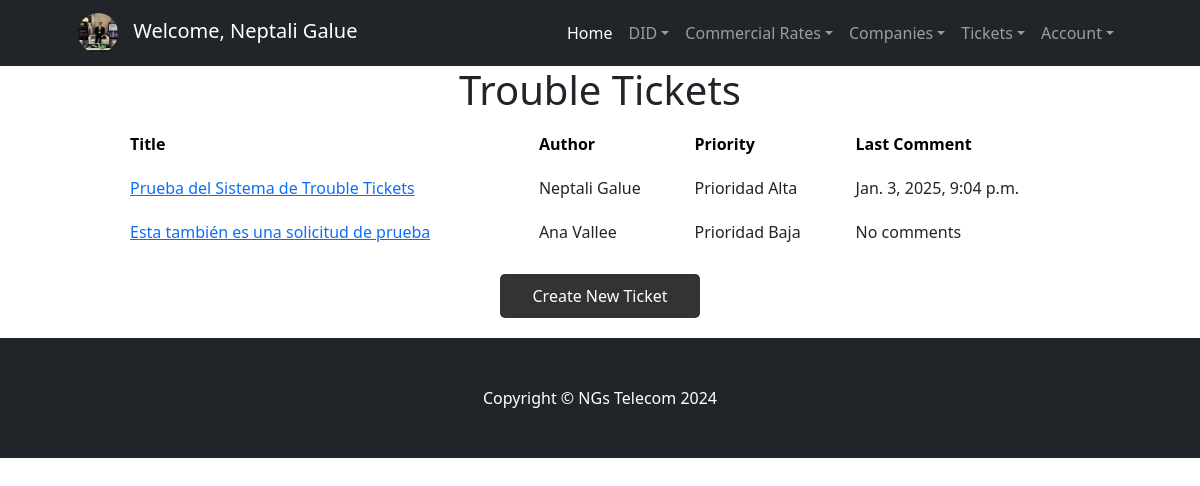
The app's page /DIDs/Tickets/ (signed in) with its own data.
### accounts/models.py (models this page shows, shortened)
class CustomUser(AbstractUser):
    email = models.EmailField(unique=True)
    is_technical = models.BooleanField(default=False)
    is_commercial = models.BooleanField(default=False)
    avatar = models.ImageField(upload_to='avatars/', null=True, blank=True)  # Nuevo campo para el avatar
    USERNAME_FIELD = 'username'
    REQUIRED_FIELDS = ['email', 'first_name', 'last_name']

### DIDs/models.py (models this page shows, shortened)
class TroubleTicket(models.Model):
    title = models.CharField(max_length=100)
    subtitle = models.CharField(max_length=255)
    content = models.TextField()
    created_at = models.DateTimeField(auto_now_add=True)
    author = models.ForeignKey(User, on_delete=models.CASCADE)

class Comment(models.Model):
    ticket = models.ForeignKey(TroubleTicket, related_name='comments', on_delete=models.CASCADE)
    author = models.ForeignKey(User, on_delete=models.CASCADE)
    content = models.TextField()
    created_at = models.DateTimeField(auto_now_add=True)

### DIDs/views.py (the view)
# urls.py: path('Tickets/', TicketListView.as_view(), name='ticket_list'),
@method_decorator(login_required, name='dispatch')
@method_decorator(technical_or_commercial_or_superuser_required, name='dispatch')
class TicketListView(ListView):
    model = TroubleTicket
    template_name = 'dids/TicketList.html'
    context_object_name = 'tickets'
    def get_context_data(self, **kwargs):
        context = super().get_context_data(**kwargs)
        tickets_with_last_comment = []
        for ticket in TroubleTicket.objects.all():
            last_comment = ticket.comments.order_by('-created_at').first()
            tickets_with_last_comment.append({
                'ticket': ticket,
                'last_comment': last_comment
            })
        context['tickets_with_last_comment'] = tickets_with_last_comment
        return context

### DIDs/templates/dids/TicketList.html (shortened to what this page needs)
<!DOCTYPE html>
<html lang="en">
<head>
</head>
<body>
    {% extends "dids/inicio.html" %} {% load static %}
    {% block contenidoQueCambia %}
    <h1>Trouble Tickets</h1>
    <table>
        <thead>
            <tr>
                <th>Title</th>
                <th>Author</th>
                <th>Priority</th>
                <th>Last Comment</th>
            </tr>
        </thead>
        <tbody>
            {% for item in tickets_with_last_comment %}
                <tr>
                    <td><a href="{% url 'ticket_detail' item.ticket.pk %}">{{ item.ticket.title }}</a></td>
                    <td>{{ item.ticket.author.first_name }} {{ item.ticket.author.last_name }}</td>
                    <td>{{ item.ticket.subtitle }}</td>
                    <td>{% if item.last_comment %}{{ item.last_comment.created_at }}{% else %}No comments{% endif %}</td>
                </tr>
            {% endfor %}
        </tbody>
    </table>
    <a href="{% url 'ticket_create' %}" class="create-ticket-button">Create New Ticket</a>
    {% endblock %}

### DIDs/templates/dids/inicio.html (shortened to what this page needs)
{% load static %}
<!DOCTYPE html>
<html lang="en">
<head>
    <link href="https://cdn.jsdelivr.net/npm/bootstrap-icons@1.4.1/font/bootstrap-icons.css" rel="stylesheet" />
    <link href="css/styles.css" rel="stylesheet" />
    <link href="{% static 'dids/css/styles.css' %}" rel="stylesheet" />
</head>
<body>
    <nav class="navbar navbar-expand-lg navbar-dark bg-dark">
        <div class="container px-lg-5">
            {% if user.is_authenticated %}
                <div class="navbar-brand">
                    {% if user.avatar %}
                        <img src="{{ user.avatar.url }}" alt="Avatar" class="avatar" style="border-radius: 50%; width: 40px; height: 40px; margin-right: 10px;">
                    {% else %}
                        <img src="{% static 'default-avatar.png' %}" alt="Avatar" class="avatar" style="border-radius: 50%; width: 40px; height: 40px; margin-right: 10px;">
                    {% endif %}
                    Welcome, {{ user.first_name }} {{ user.last_name }}
                </div>
            {% else %}
                <a class="navbar-brand" href="#!">NGs Telecom</a>
            {% endif %}
            <div class="collapse navbar-collapse" id="navbarSupportedContent">
                <ul class="navbar-nav ms-auto mb-2 mb-lg-0">
                    <li class="nav-item">
                        <a class="nav-link active" aria-current="page" href="{% url 'Inicio' %}">Home</a>
                    </li>
                    {% if user.is_authenticated %}
                        {% if user.is_technical %}
                            <li class="nav-item dropdown">
                                <a class="nav-link dropdown-toggle" href="#" id="navbarDropdownDID" role="button" data-bs-toggle="dropdown"
                                    aria-expanded="false">DID</a>
                            </li>
                            <li class="nav-item dropdown">
                                <a class="nav-link dropdown-toggle" href="#" id="navbarDropdownRates" role="button" data-bs-toggle="dropdown"
                                    aria-expanded="false">Commercial Rates</a>
                            </li>
                            <li class="nav-item dropdown">
                                <a class="nav-link dropdown-toggle" href="#" id="navbarDropdownCompanies" role="button" data-bs-toggle="dropdown"
                                    aria-expanded="false">Companies</a>
                            </li>
                        {% endif %}
                        <li class="nav-item dropdown">
                            <a class="nav-link dropdown-toggle" href="#" id="navbarDropdownTickets" role="button" data-bs-toggle="dropdown"
                                aria-expanded="false">Tickets</a>
                        </li>
                        <li class="nav-item dropdown">
                            <a class="nav-link dropdown-toggle" href="#" id="navbarDropdownAccount" role="button" data-bs-toggle="dropdown"
                                aria-expanded="false">Account</a>
                        </li>
                    {% else %}
                        <li class="nav-item">
                            <a class="nav-link" href="{% url 'Login' %}">Sign In</a>
                        </li>
                    {% endif %}
                </ul>
            </div>
        </div>
    </nav>
    {% block contenidoQueCambia %}{% endblock %}
<footer class="py-5 bg-dark">
    <div class="container">
        <p class="m-0 text-center text-white">Copyright &copy; NGs Telecom 2024</p>
    </div>
</footer>
</body>
</html>

### DIDs/templates/dids/TicketList.html (style rules this page uses)
body { background-color: black; color: white; font-family: Arial, sans-serif; }
h1 { text-align: center; }
table { width: 80%; margin: 0 auto; border-collapse: collapse; }
th, td { border: 1px solid white; padding: 10px; text-align: left; }
th { background-color: white; color: black; }
a { color: white; text-decoration: none; }
.create-ticket-button { display: block; width: 200px; margin: 20px auto; padding: 10px 20px; border: none; border-radius: 5px; background-color: #333; color: white; text-align: center; text-decoration: none; }

### records on screen
CustomUser: avatar (picture), first_name "Neptali", last_name "Galue"
TroubleTicket: ticket "Prueba del Sistema de Trouble Tickets", ticket.author.first_name "Neptali", ticket.author.last_name "Galue", ticket.subtitle "Prioridad Alta", last_comment.created_at "Jan. 3, 2025, 9:04 p.m."
TroubleTicket: ticket "Esta también es una solicitud de prueba", ticket.author.first_name "Ana", ticket.author.last_name "Vallee", ticket.subtitle "Prioridad Baja", shows "No comments"
